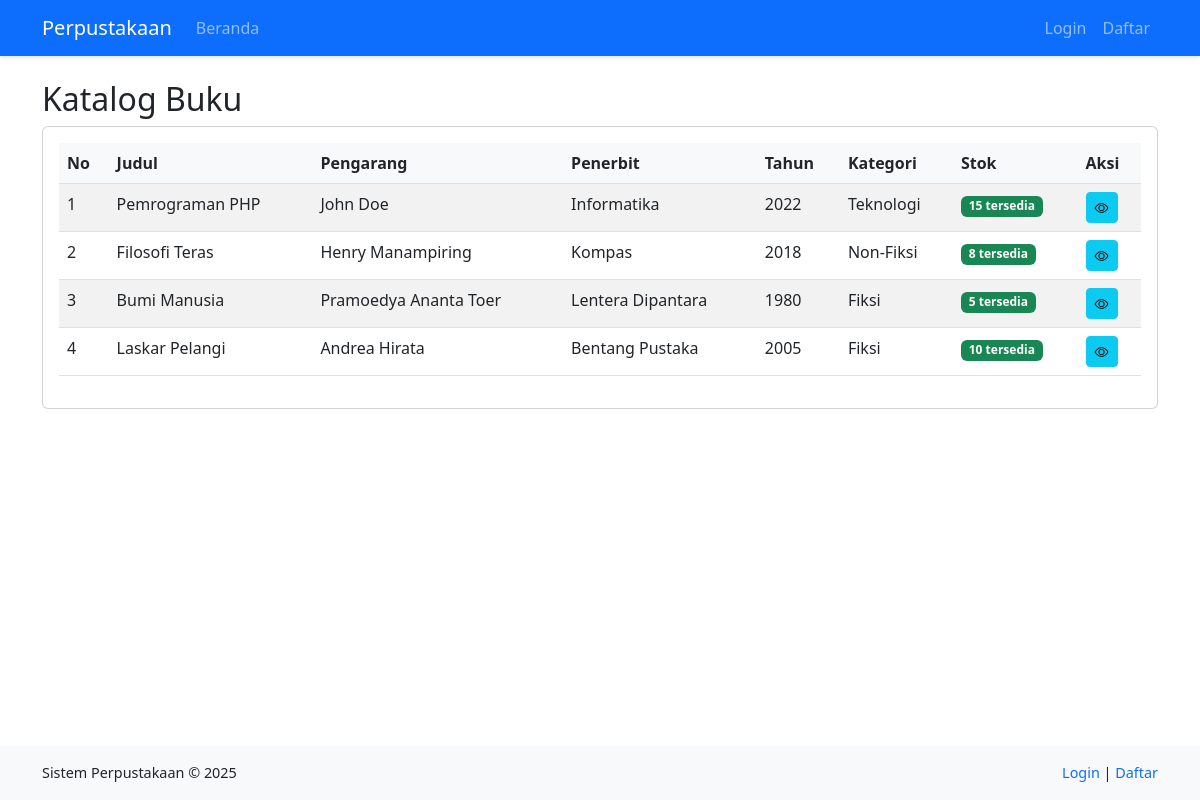
Page /pages/buku/index.php on the committed database.
### tables this page shows
CREATE TABLE IF NOT EXISTS buku (
  id_buku INT AUTO_INCREMENT PRIMARY KEY,
  judul VARCHAR(255) NOT NULL,
  pengarang VARCHAR(255) NOT NULL,
  penerbit VARCHAR(255) NOT NULL,
  tahun_terbit YEAR NOT NULL,
  isbn VARCHAR(20),
  jumlah_halaman INT,
  stok INT NOT NULL DEFAULT 0,
  id_kategori INT,
  tanggal_input TIMESTAMP DEFAULT CURRENT_TIMESTAMP,
  FOREIGN KEY (id_kategori) REFERENCES kategori(id_kategori) ON DELETE SET NULL
);

CREATE TABLE IF NOT EXISTS kategori (
  id_kategori INT AUTO_INCREMENT PRIMARY KEY,
  nama_kategori VARCHAR(100) NOT NULL
);

### includes/auth_functions.php (called while the page is built, shortened)
<?php
function isAdmin()
{
  return isset($_SESSION['user_role']) && $_SESSION['user_role'] === 'admin';
}

### pages/buku/index.php (the view, shortened to what this page needs)
<?php
require_once '../../includes/header.php';
$query = "SELECT b.*, k.nama_kategori
          FROM buku b
          LEFT JOIN kategori k ON b.id_kategori = k.id_kategori
          ORDER BY b.id_buku DESC";
$result = mysqli_query($conn, $query);
?>
<?php if (isAdmin()): ?>
  <h2>Kelola Data Buku</h2>
<?php else: ?>
  <h2>Katalog Buku</h2>
<?php endif; ?>
<div class="card">
  <div class="card-body">
    <div class="table-responsive">
      <table class="table table-striped table-hover">
        <thead>
          <tr>
            <th>No</th>
            <th>Judul</th>
            <th>Pengarang</th>
            <th>Penerbit</th>
            <th>Tahun</th>
            <th>Kategori</th>
            <th>Stok</th>
            <th>Aksi</th>
          </tr>
        </thead>
        <tbody>
          <?php if (mysqli_num_rows($result) > 0): ?>
            <?php $no = 1; ?>
            <?php while ($row = mysqli_fetch_assoc($result)): ?>
              <tr>
                <td><?php echo $no++; ?></td>
                <td><?php echo htmlspecialchars($row['judul']); ?></td>
                <td><?php echo htmlspecialchars($row['pengarang']); ?></td>
                <td><?php echo htmlspecialchars($row['penerbit']); ?></td>
                <td><?php echo htmlspecialchars($row['tahun_terbit']); ?></td>
                <td><?php echo htmlspecialchars($row['nama_kategori'] ?? 'Tidak ada kategori'); ?></td>
                <td>
                  <?php if ($row['stok'] > 0): ?>
                    <span class="badge bg-success"><?php echo $row['stok']; ?> tersedia</span>
                  <?php else: ?>
                    <span class="badge bg-danger">Tidak tersedia</span>
                  <?php endif; ?>
                </td>
                <td>
                  <a href="detail.php?id=<?php echo $row['id_buku']; ?>" class="btn btn-sm btn-info">
                    <i class="bi bi-eye"></i>
                  </a>
                </td>
              </tr>
            <?php endwhile; ?>
          <?php else: ?>
            <tr>
              <td colspan="8" class="text-center">Tidak ada data buku</td>
            </tr>
          <?php endif; ?>
        </tbody>
      </table>
    </div>
  </div>
</div>
<?php
include INCLUDES_PATH . 'footer.php';
?>

### assets/css/style.css (style rules this page uses)
body { min-height: 100vh; display: flex; flex-direction: column; }
.card { transition: transform 0.2s, box-shadow 0.2s; margin-bottom: 1rem; }
.table-responsive { overflow-x: auto; }
.table th { background-color: #f8f9fa; }
.badge.bg-success { background-color: #198754 !important; }

### rows in the picture
buku: judul "Pemrograman PHP", pengarang "John Doe", penerbit "Informatika", tahun_terbit "2022", id_kategori.nama_kategori "Teknologi", stok "15"
buku: judul "Filosofi Teras", pengarang "Henry Manampiring", penerbit "Kompas", tahun_terbit "2018", id_kategori.nama_kategori "Non-Fiksi", stok "8"
buku: judul "Bumi Manusia", pengarang "Pramoedya Ananta Toer", penerbit "Lentera Dipantara", tahun_terbit "1980", id_kategori.nama_kategori "Fiksi", stok "5"
buku: judul "Laskar Pelangi", pengarang "Andrea Hirata", penerbit "Bentang Pustaka", tahun_terbit "2005", id_kategori.nama_kategori "Fiksi", stok "10"
